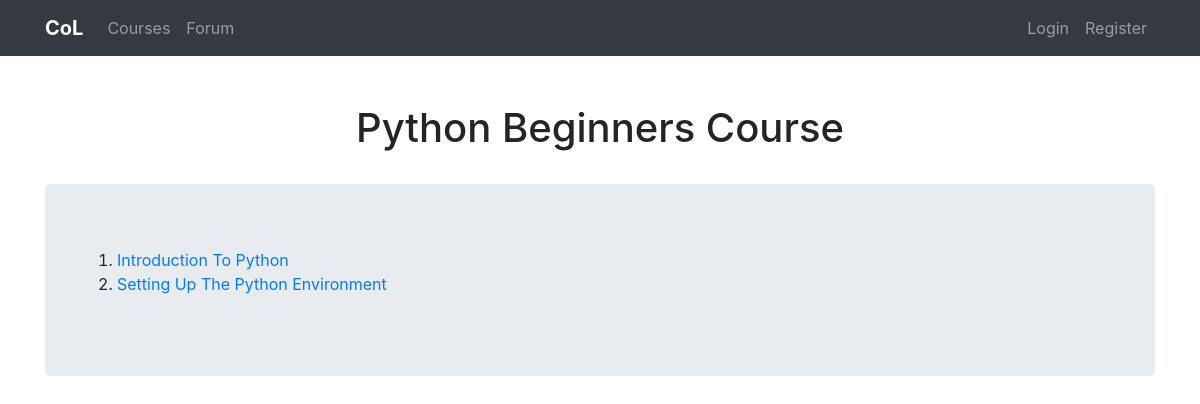
The page /courses/python-beginners-course/ on the database its author committed.
### courses/models.py (models this page shows)
class CourseLesson(models.Model):
    course = models.ForeignKey(Course, on_delete=models.CASCADE)
    lesson_name = models.CharField(max_length=50, blank=True)
    lesson_url = models.CharField(max_length=30)
    def __str__(self):
        return self.lesson_name

### courses/views.py (the view)
# urls.py: path('python-beginners-course/', views.python_beginners_course, name='python-beginners-course'),
def python_beginners_course(req):
    course = Course.objects.get(course_url='python-beginners-course')
    course_lessons = CourseLesson.objects.filter(course=course)
    print(course_lessons)
    return render(req, course.course_url+'/coursepage.html', {
        'course_lessons':course_lessons,
    })

### courses/templates/python-beginners-course/coursepage.html (shortened to what this page needs)
{% extends 'base.html' %}
{% block content %}
<div class="container">
    <br>
    <h1 style="text-align: center;">Python Beginners Course</h1>
    <br>
    <div class="jumbotron">
        <ol>
        {% for lesson in course_lessons %}
            <li><a href="{% url lesson.lesson_url %}">{{lesson.lesson_name}}</a></li>
        {% endfor %}
        </ol>
    </div>
</div>
{% endblock %}

### rows shown on the page
CourseLesson: lesson_name "Introduction To Python"
CourseLesson: lesson_name "Setting Up The Python Environment"
